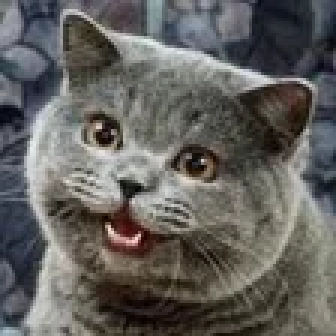
#> input picture src/assets/resources/cs50.webp, 112 x 112 px (shown 3 times larger)
$ python trace.py ../src/assets/resources/cs50.webp ../src/assets/resources/cs50.webp
#> lines starting #> are read from the running program, lines starting #| are printed output that depends on the picture; after the words box and inside, x2 and y2 are one past the last pixel; in counts of white or black regions, pixels touching at a corner belong together
"""Vectoriza la mascota por capas de color (silueta, crema, destello) con potrace.

Uso: python3 -I scripts/trace.py <entrada.png> <salida.svg>
"""
import sys

import numpy as np
import potrace
from PIL import Image, ImageFilter

SRC, OUT = sys.argv[1], sys.argv[2]
UP = 2  # sobremuestreo para que el umbral caiga entre píxeles y el borde salga suave

# Colores finales (tokens de marca)
BODY = "#080D1A"   # --color-bg
CREAM = "#FCF6E8"  # crema medido en el PNG
SHEEN = "#94A3B8"  # --color-muted, con opacidad, sobre el cuerpo
SHEEN_OPACITY = "0.35"

im = Image.open(SRC).convert("RGBA")
big = im.resize((im.width * UP, im.height * UP), Image.LANCZOS)
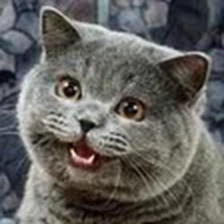
#> big: PIL image 224x224 RGBA; mean R, G, B, A 99, 97.4, 94.1, 255
a = np.array(big).astype(np.float32)
rgb, alpha = a[..., :3], a[..., 3]
#> alpha: shape (224, 224) float32; every value is 255

# 1) silueta: alfa > 50%
sil = alpha > 127
#> sil: shape (224, 224) bool; every value is 1

# 2) crema: luminancia alta dentro de la silueta
lum = 0.2126 * rgb[..., 0] + 0.7152 * rgb[..., 1] + 0.0722 * rgb[..., 2]
cream = sil & (lum > 128)
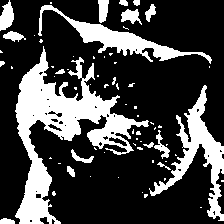
#> cream: shape (224, 224) bool; 26.4% white; 68 white regions (49 under 20 px), largest, box (x1, y1, x2, y2) and area: (15, 46, 149, 224) 6964, (149, 85, 224, 221) 2509, (38, 5, 212, 64) 1998

# 3) destello: cerca del azul grisáceo, y solo si es una mancha (no un borde de antialias)
slate_rgb = np.array([56, 68, 90], dtype=np.float32)
dist = np.sqrt(((rgb - slate_rgb) ** 2).sum(axis=-1))
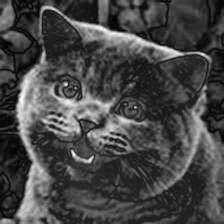
#> dist: shape (224, 224) float32; min 2.24, max 291.8, mean 82.7; drawn with min black and max white
sheen_raw = sil & (dist < 42)
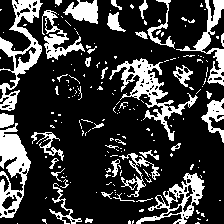
#> sheen_raw: shape (224, 224) bool; 22.9% white; 191 white regions (151 under 20 px), largest, box (x1, y1, x2, y2) and area: (109, 58, 198, 141) 1607, (0, 0, 43, 111) 1536, (0, 123, 31, 218) 1487
m = Image.fromarray((sheen_raw * 255).astype(np.uint8))
m = m.filter(ImageFilter.MinFilter(7)).filter(ImageFilter.MaxFilter(7))  # apertura: quita líneas finas
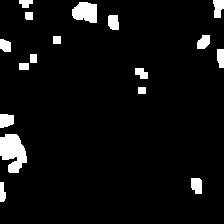
#> m: PIL image 224x224 L; 5.5% white; 17 white regions, largest, box (x1, y1, x2, y2) and area: (0, 134, 27, 173) 726, (72, 2, 97, 23) 419, (0, 114, 14, 128) 169
sheen = np.array(m) > 127


def to_path(mask, turd=60, alphamax=1.0, opttol=0.6):
    # potracer interpreta True como "fondo" con arrays booleanos: se invierte para trazar la forma
    bm = potrace.Bitmap(~mask)
    pl = bm.trace(
        turdsize=turd,
        turnpolicy=potrace.POTRACE_TURNPOLICY_MINORITY,
        alphamax=alphamax,
        opticurve=True,
        opttolerance=opttol,
    )
    s = 1.0 / UP
    parts = []
    for curve in pl:
        p = curve.start_point
        parts.append(f"M{p.x * s:.2f},{p.y * s:.2f}")
        for seg in curve.segments:
            if seg.is_corner:
                c, e = seg.c, seg.end_point
                parts.append(f"L{c.x * s:.2f},{c.y * s:.2f}L{e.x * s:.2f},{e.y * s:.2f}")
            else:
                c1, c2, e = seg.c1, seg.c2, seg.end_point
                parts.append(
                    f"C{c1.x * s:.2f},{c1.y * s:.2f} {c2.x * s:.2f},{c2.y * s:.2f} {e.x * s:.2f},{e.y * s:.2f}"
                )
        parts.append("z")
    return "".join(parts)


ys, xs = np.where(sil)
x0, x1 = xs.min() / UP, xs.max() / UP
#> x0 = 0; x1 = 111.5
y0, y1 = ys.min() / UP, ys.max() / UP
#> y0 = 0; y1 = 111.5
print(f"bbox silueta: x {x0:.0f}-{x1:.0f}  y {y0:.0f}-{y1:.0f}  ({x1 - x0:.0f} x {y1 - y0:.0f})")
#| bbox silueta: x 0-112  y 0-112  (112 x 112)

d_body, d_cream, d_sheen = to_path(sil), to_path(cream), to_path(sheen, turd=30)
#> (the run stopped early here; a loop or call above may not have finished)
